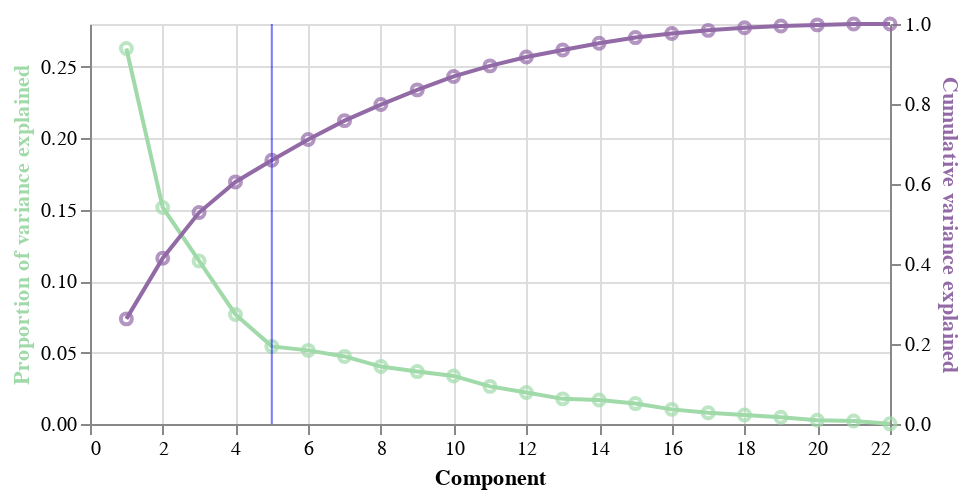

This figure's notebook cell:
### Markdown cell above
<!-- BEGIN QUESTION -->

### Question 1 (d)

Indicate your selected number of components (answer in Q1(b)) by adding a vertical line to the plot above. Instead of placing the line directly on your selected number of components, put it at the midpoint between your selected number and the next-largest number. Choose a [color of your liking](https://www.w3schools.com/colors/colors_2021.asp) for the line. If you're not sure where to start, have a look at the week 5 lecture codes.

(*Hint*: in order to make this work in Altair, you'll need to layer the line on to either `prop_var` or `cum_var` *before* calling `alt.layer(...)`; if you try to add the line as a layer to `var_explained_plot`, Altair will throw an error.)

<!--
BEGIN QUESTION
name: q1_d
points: 1
manual: true
-->

### Code cell
# add vertical line indicating number of selected pcs
line = alt.Chart(pd.DataFrame({'Component': [main_pca+1]})).mark_rule(opacity = 0.3, color = 'blue').encode(x = 'Component')

# add line to one layer
prop_var1 = prop_var + line
cum_var1 = cum_var + line

# layer the layers
variance_plot = alt.layer(prop_var1, cum_var1).resolve_scale(y = 'independent') 

# display
variance_plot.properties(height = 200, width = 400)

### Figure 1 — Vega-Lite specification as saved in the notebook (floating-point values rounded to 4 significant figures)
{"config": {"view": {"continuousWidth": 400, "continuousHeight": 300}}, "layer": [{"layer": [{"mark": {"type": "line", "stroke": "#A0DAA9"}, "encoding": {"x": {"field": "Component", "type": "quantitative"}, "y": {"axis": {"titleColor": "#A0DAA9"}, "field": "Proportion of variance explained", "type": "quantitative"}}}, {"mark": {"type": "point", "color": "#A0DAA9"}, "encoding": {"x": {"field": "Component", "type": "quantitative"}, "y": {"axis": {"titleColor": "#A0DAA9"}, "field": "Proportion of variance explained", "type": "quantitative"}}}, {"data": {"name": "data-9cfd5515333356e119911d633e4d5828"}, "mark": {"type": "rule", "color": "blue", "opacity": 0.3}, "encoding": {"x": {"field": "Component", "type": "quantitative"}}}]}, {"layer": [{"mark": {"type": "line", "stroke": "#926AA6"}, "encoding": {"x": {"field": "Component", "type": "quantitative"}, "y": {"axis": {"titleColor": "#926AA6"}, "field": "Cumulative variance explained", "type": "quantitative"}}}, {"mark": {"type": "point", "stroke": "#926AA6"}, "encoding": {"x": {"field": "Component", "type": "quantitative"}, "y": {"axis": {"titleColor": "#926AA6"}, "field": "Cumulative variance explained", "type": "quantitative"}}}, {"data": {"name": "data-9cfd5515333356e119911d633e4d5828"}, "mark": {"type": "rule", "color": "blue", "opacity": 0.3}, "encoding": {"x": {"field": "Component", "type": "quantitative"}}}]}], "data": {"name": "data-9a8fc2f0ef32f553f62bdf07a645644d"}, "height": 200, "resolve": {"scale": {"y": "independent"}}, "width": 400, "$schema": "https://vega.github.io/schema/vega-lite/v4.17.0.json", "datasets": {"data-9a8fc2f0ef32f553f62bdf07a645644d": [{"Proportion of variance explained": 0.2629, "Component": 1, "Cumulative variance explained": 0.2629}, {"Proportion of variance explained": 0.1516, "Component": 2, "Cumulative variance explained": 0.4144}, {"Proportion of variance explained": 0.1141, "Component": 3, "Cumulative variance explained": 0.5286}, {"Proportion of variance explained": 0.07667, "Component": 4, "Cumulative variance explained": 0.6052}, {"Proportion of variance explained": 0.05434, "Component": 5, "Cumulative variance explained": 0.6596}, {"Proportion of variance explained": 0.05154, "Component": 6, "Cumulative variance explained": 0.7111}, {"Proportion of variance explained": 0.04732, "Component": 7, "Cumulative variance explained": 0.7584}, {"Proportion of variance explained": 0.04021, "Component": 8, "Cumulative variance explained": 0.7986}, {"Proportion of variance explained": 0.03669, "Component": 9, "Cumulative variance explained": 0.8353}, {"Proportion of variance explained": 0.03364, "Component": 10, "Cumulative variance explained": 0.869}, {"Proportion of variance explained": 0.02633, "Component": 11, "Cumulative variance explained": 0.8953}, {"Proportion of variance explained": 0.02202, "Component": 12, "Cumulative variance explained": 0.9173}, {"Proportion of variance explained": 0.0176, "Component": 13, "Cumulative variance explained": 0.9349}, {"Proportion of variance explained": 0.01684, "Component": 14, "Cumulative variance explained": 0.9517}, {"Proportion of variance explained": 0.01428, "Component": 15, "Cumulative variance explained": 0.966}, {"Proportion of variance explained": 0.01024, "Component": 16, "Cumulative variance explained": 0.9763}, {"Proportion of variance explained": 0.007834, "Component": 17, "Cumulative variance explained": 0.9841}, {"Proportion of variance explained": 0.006307, "Component": 18, "Cumulative variance explained": 0.9904}, {"Proportion of variance explained": 0.004719, "Component": 19, "Cumulative variance explained": 0.9951}, {"Proportion of variance explained": 0.002662, "Component": 20, "Cumulative variance explained": 0.9978}, {"Proportion of variance explained": 0.002101, "Component": 21, "Cumulative variance explained": 0.9999}, {"Proportion of variance explained": 0.0001122, "Component": 22, "Cumulative variance explained": 1.0}], "data-9cfd5515333356e119911d633e4d5828": [{"Component": 5}]}}
